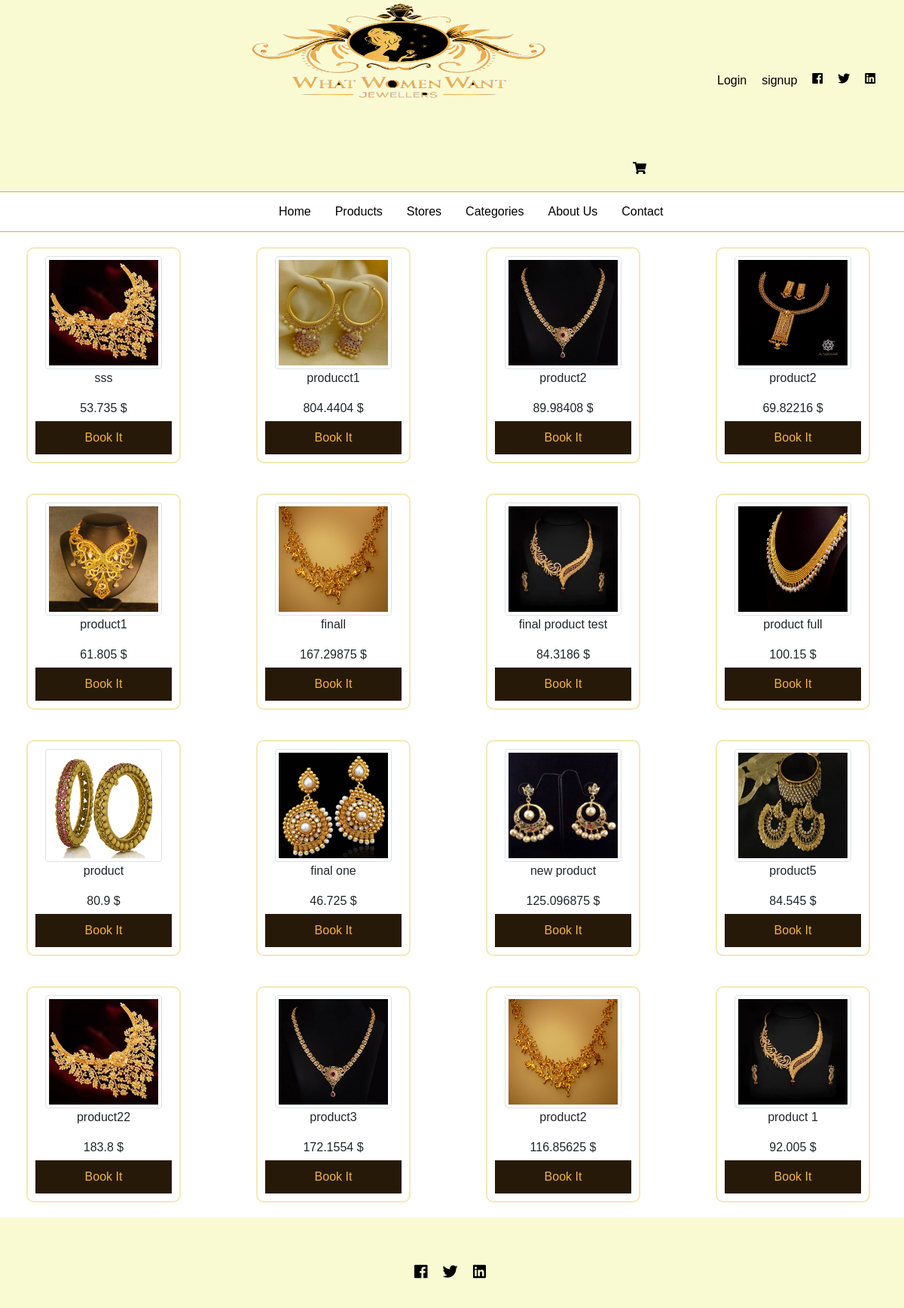
Page /website/all_products.php?data=0 on the committed database.
### tables this page shows
CREATE TABLE `product` (
  `id` int(11) NOT NULL,
  `name` varchar(500) NOT NULL,
  `photo` varchar(500) NOT NULL,
  `cat_id` int(11) NOT NULL,
  `gold_weight` float NOT NULL,
  `gold_kerat` int(11) NOT NULL,
  `manuf` float NOT NULL,
  `store_id` int(11) NOT NULL,
  `number` varchar(500) NOT NULL,
  `number_buy` int(11) NOT NULL DEFAULT '0'
);

CREATE TABLE `price_gold` (
  `id` int(11) NOT NULL,
  `price_12` float NOT NULL,
  `price_14` float NOT NULL,
  `price_18` float NOT NULL,
  `price_21` float NOT NULL,
  `price_22` float NOT NULL,
  `price_24` float NOT NULL,
  `last_update` datetime NOT NULL
);

### website/core/website.class.php (called while the page is built, shortened)
<?php
class website
{
    private $conn;
    public function __construct()
    {
        $this->conn = mysqli_connect("localhost", "root", "", "jewelry");
    }
    public function display_products($id){
        if ($id == '0') {
            $result_pro = mysqli_query($this->conn, "select * from product order by id desc");
        } else {
            $result_pro = mysqli_query($this->conn, "select * from product where store_id=$id order by id desc");
        }
        if (mysqli_num_rows($result_pro) > 0) {
            $row = array();
            while ($row_prod = mysqli_fetch_array($result_pro)) {
                $row[] = $row_prod;
            }
            return $row;
        } else {
            return null;
        }
    }
    public function get_price($gold_kerat)
    {
        $result_price = mysqli_query($this->conn, 'select * from price_gold');
        while ($price_data = mysqli_fetch_array($result_price)) {
            if ($gold_kerat == '24') {
                $price = $price_data['price_24'];
            } else if ($gold_kerat == '22') {
                $price = $price_data['price_22'];
            } else if ($gold_kerat == '21') {
                $price = $price_data['price_21'];
            } else if ($gold_kerat == '18') {
                $price = $price_data['price_18'];
            } else if ($gold_kerat == '14') {
                $price = $price_data['price_14'];
            } else {
                $price = $price_data['price_12'];
            }
        }
        return $price;
    }
}
?>

### website/all_products.php (the view, shortened to what this page needs)
<?php
include_once("core/website.class.php");
$obj = new website();
?>
<!DOCTYPE html>
<html>
<head>
    <link rel="stylesheet" href="fontawesome/css/fontawesome-all.css">
    <link rel="stylesheet" type="text/css" href="bootstrap/css/bootstrap.min.css">
    <link rel="stylesheet" type="text/css" media="screen" href="style/main.css" />
</head>
<body>
    <header>
        <div class="row" style="background: lightgoldenrodyellow;">
            <div class="col-col-xl-8 col-lg-8 col-md-8 col-sm-12 col-12">
                <img src="../assets/img/logo.png" alt="logo" class="logo-header">
            </div>
            <div class="col-col-xl-4 col-lg-4 col-md-4 col-sm-12 col-12">
                <ul class="ul_header">
                    <?php if(!empty($_SESSION['user_id'])) {?>
                    <li style=" display: inline-flex;">
                        <img src="../assets/users_img/<?=$_SESSION['user_img']?>" alt="" class="customer_img rounded-circle">
                        <a href="logout.php">Log Out</a>
                        <a href="setting_customer.php">Setting</a>
                    </li>
                    <?php }else{?>
                    <li style="margin-left: 7rem;"><a href="login.php">Login</a></li>
                    <li><a href="signup.php">signup</a></li>
                    <?php } ?>
                    <li><a href="#"><i class="fab">&#xf09a;</i></a></li>
                    <li><a href="#"><i class="fab">&#xf099;</i></a></li>
                    <li><a href="#"><i class="fab">&#xf08c;</i></a></li>
                    <li><a href="display_card.php"><i class="fa fa-shopping-cart"></i></a></li>
                </ul>
            </div>
        </div>
    </header>
    <nav>
        <div class="row" id="row">
            <ul class="ul_nav">
                <li><a href="index.php">Home</a></li>
                <li><a href="all_products.php?data=0">Products</a></li>
                <li><a href="all_stores.php">Stores</a></li>
                <li><a href="all_product_cat.php">Categories</a></li>
                <li><a href="about_us.php">About Us</a></li>
                <li><a href="contact_customer.php">Contact</a></li>
            </ul>
        </div>
    </nav>
    <article class="">
        <section class="display_products">
            <div class="row">
                <?php $result = $obj->display_products($_GET['data']);
                    foreach ($result as $ydata) {?>
                <div class="col-col-xl-2 col-lg-2 col-md-4 col-sm-4 col-4 product_card_div">
                    <img src="../assets/product_img/<?=$ydata['photo']?>" alt="product image" class="img-thumbnail">
                    <p>
                        <?=$ydata['name']?>
                    </p>
                    <span>
                        <?=($ydata['gold_weight']*$obj->get_price($ydata['gold_kerat'])+$ydata['manuf']); ?> $</span>
                    <a href="product_cart.php?data=<?=$ydata['id']?>" class="book">Book It</a>
                </div>
                <?php
                    }
                ?>
            </div>
        </section>
    </article>
    <footer>
        <div class="row">
            <span><a href="#"><i class="fab">&#xf09a;</i></a></span>
            <span><a href="#"><i class="fab">&#xf099;</i></a></span>
            <span><a href="#"><i class="fab">&#xf08c;</i></a></span>
        </div>
    </footer>
</body>
</html>

### website/style/main.css (style rules this page uses)
* { padding: 0; margin: 0; -webkit-box-sizing: border-box; -moz-box-sizing: border-box; -webkit-box-sizing: border-box; box-sizing: border-box; font-family: Verdana,sans-serif; font-style: normal; font-weight: normal; overflow-x: hidden; }
#row { border-bottom: 1px solid #deb618; border-top: 1px solid #deb618; }
.logo-header { display: block; width: 408px; margin-left: 41%; height: 135px; }
.ul_header { list-style-type: none; overflow: hidden; }
.ul_header li { float: left; }
.ul_header li a { display: block; margin-top: 95px; margin-left: 20px; color: black; text-decoration: none; cursor: pointer; }
.ul_nav { list-style-type: none; margin: 0; padding: 0; overflow: hidden; margin-left: 30%; }
.ul_nav li { float: left; }
.ul_nav li a { display: block; color: black; text-align: center; padding: 14px 16px; text-decoration: none; }
footer { width: 100%; height: 120px; background: lightgoldenrodyellow; }
footer .row { margin-top: 50px; margin-left: 45%; }
footer .row span { padding: 10px; font-size: 20px; }
footer .row span a { color: black; text-decoration: none; }
.product_card_div { border: 2px solid #deb6184f; padding: 10px; margin: 20px 50px; border-radius: 10px; text-align: center; }
.product_card_div img { width: 155px; height: 150px; }
.book { display: block; color: #efb445; background: #271908; text-decoration: none; cursor: pointer; padding: 10px; margin-top: 5px; }

### rows in the picture
product: photo (picture), name "sss", gold_weight+gold_kerat+manuf "53.735"
product: photo (picture), name "producct1", gold_weight+gold_kerat+manuf "804.4404"
product: photo (picture), name "product2", gold_weight+gold_kerat+manuf "89.98408"
product: photo (picture), name "product2", gold_weight+gold_kerat+manuf "69.82216"
product: photo (picture), name "product1", gold_weight+gold_kerat+manuf "61.805"
product: photo (picture), name "finall", gold_weight+gold_kerat+manuf "167.29875"
product: photo (picture), name "final product test", gold_weight+gold_kerat+manuf "84.3186"
product: photo (picture), name "product full", gold_weight+gold_kerat+manuf "100.15"
product: photo (picture), name "product", gold_weight+gold_kerat+manuf "80.9"
product: photo (picture), name "final one", gold_weight+gold_kerat+manuf "46.725"
product: photo (picture), name "new product", gold_weight+gold_kerat+manuf "125.096875"
product: photo (picture), name "product5", gold_weight+gold_kerat+manuf "84.545"
product: photo (picture), name "product22", gold_weight+gold_kerat+manuf "183.8"
product: photo (picture), name "product3", gold_weight+gold_kerat+manuf "172.1554"
product: photo (picture), name "product2", gold_weight+gold_kerat+manuf "116.85625"
product: photo (picture), name "product 1", gold_weight+gold_kerat+manuf "92.005"
